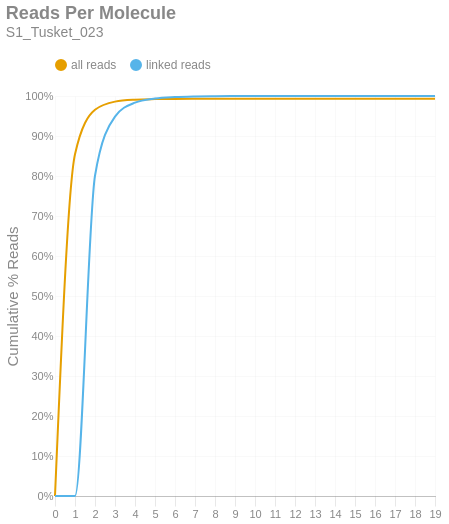

Notebook code for this chart:
### Markdown cell above
### Reads per Molecule
This chart shows the cumulative distribution of the number of reads per linked molecule. That is, how many alignments are associated with a unique molecule. This excludes the number of reads associated with invalid or absent linked-read barcodes. The `linked` histogram is the percentages recalculated when disregarding singletons.

### Code cell
if SKIPLR:
    print_html(f"Skipped")
else:
    counts = np.bincount(valids['reads'].cast(pl.Int64).to_numpy())
    weighted = counts * np.arange(len(counts))
    all_perc = weighted / n_reads
    linked_perc = weighted / n_linked_reads
    linked_perc[1] = 0
    binned_df = pl.DataFrame({
        'readsper': list(range(len(counts))),
        'all reads (cumsum)': np.cumsum(all_perc).tolist(),
        'linked reads (cumsum)': np.cumsum(linked_perc).tolist(),
    })

    with SafeRender(binned_df):
        (
            density_plot(binned_df, 'Reads Per Molecule', samplename, 'readspmol')
            .encode(
                x=alt.X('readsper:O', title=None).axis(labelAngle=0).scale(padding=0),
                y=alt.Y('value:Q', title='Cumulative % Reads').axis(format='%').stack(False),
                color=alt.Color("key:N").scale(domain=["all reads", "linked reads"]),
                tooltip=[
                    alt.Tooltip("key:N", title="Data Type"),
                    alt.Tooltip("readsper:O", title="Reads Per Molecule"),
                    alt.Tooltip("value:Q", format=".2%", title="% Reads (Cum.)")
                ]            
            )
        ).display()

### Figure 1 — Vega-Lite specification as saved in the notebook (floating-point values rounded to 4 significant figures)
{"width": "container", "height": 400, "config": {"title": {"anchor": "start", "dy": -15, "fontSize": 18, "color": "#888888", "subtitleColor": "#888888", "subtitleFontSize": 14}, "arc": {"fill": "#0072B2"}, "axis": {"domainColor": "#888888", "domainWidth": 0.5, "gridWidth": 0.2, "grid": false, "titleFontWeight": 400, "titleFontSize": 15, "labelFontSize": 11, "labelColor": "#888888", "tickColor": "#888888", "tickWidth": 0.2, "titleColor": "#888888"}, "axisBand": {"grid": false}, "axisX": {"grid": true, "tickSize": 10, "domainCap": "round"}, "axisY": {"domain": false, "grid": true, "tickSize": 0, "domainCap": "round"}, "background": "transparent", "header": {"labelFontSize": 15, "labelColor": "#888888", "titleFontSize": 15, "titleFontWeight": 600, "titleColor": "#888888"}, "legend": {"labelFont": "sans-serif", "labelFontSize": 12, "labelColor": "#888888", "symbolSize": 100, "symbolType": "circle", "titleFontSize": 12, "titlePadding": 10, "titleColor": "#888888", "title": null, "orient": "top"}, "range": {"category": ["#E69F00", "#56B4E9", "#009E73", "#F0E442", "#0072B2", "#D55E00", "#CC79A7", "#000000"], "diverging": ["#cfe8f3", "#a2d4ec", "#73bfe2", "#46abdb", "#1696d2", "#12719e"]}, "area": {"fill": "#0072B2", "fillOpacity": 0.7, "line": true, "strokeOpacity": 0.7}, "line": {"color": "#0072B2", "stroke": "#0072B2", "strokeWidth": 2}, "trail": {"color": "#0072B2", "stroke": "#0072B2", "strokeWidth": 0, "size": 1}, "point": {"filled": true, "fillOpacity": 1.0, "size": 95}, "text": {"color": "#888888", "fontSize": 11, "align": "right", "fontWeight": 400, "size": 11}, "bar": {"fill": "#0072B2", "stroke": null}, "view": {"stroke": null, "continuousWidth": 660, "continuousHeight": 400}}, "data": {"name": "data-9a53722c32990982d3b1e62fa54f4551"}, "mark": {"type": "line", "interpolate": "monotone", "point": {"opacity": 0, "size": 275}}, "encoding": {"color": {"field": "key", "scale": {"domain": ["all reads", "linked reads"]}, "type": "nominal"}, "tooltip": [{"field": "key", "title": "Data Type", "type": "nominal"}, {"field": "readsper", "title": "Reads Per Molecule", "type": "ordinal"}, {"field": "value", "format": ".2%", "title": "% Reads (Cum.)", "type": "quantitative"}], "x": {"axis": {"labelAngle": 0}, "field": "readsper", "scale": {"padding": 0}, "title": null, "type": "ordinal"}, "y": {"axis": {"format": "%"}, "field": "value", "stack": false, "title": "Cumulative % Reads", "type": "quantitative"}}, "params": [{"name": "param_c36ac31b6afebe62", "select": {"type": "point", "fields": ["key"]}, "bind": "legend"}], "title": {"text": "Reads Per Molecule", "subtitle": "S1_Tusket_023"}, "transform": [{"fold": ["all reads (cumsum)", "linked reads (cumsum)"]}, {"calculate": "replace(datum.key, ' (cumsum)', '')", "as": "key"}, {"filter": {"param": "param_c36ac31b6afebe62"}}], "usermeta": {"embedOptions": {"downloadFileName": "S1_Tusket_023.readspmol"}}, "$schema": "https://vega.github.io/schema/vega-lite/v6.1.0.json", "datasets": {"data-9a53722c32990982d3b1e62fa54f4551": [{"readsper": 0, "all reads (cumsum)": 0.0, "linked reads (cumsum)": 0.0}, {"readsper": 1, "all reads (cumsum)": 0.8545, "linked reads (cumsum)": 0.0}, {"readsper": 2, "all reads (cumsum)": 0.9655, "linked reads (cumsum)": 0.8006}, {"readsper": 3, "all reads (cumsum)": 0.9859, "linked reads (cumsum)": 0.9485}, {"readsper": 4, "all reads (cumsum)": 0.9908, "linked reads (cumsum)": 0.9835}, {"readsper": 5, "all reads (cumsum)": 0.9922, "linked reads (cumsum)": 0.9938}, {"readsper": 6, "all reads (cumsum)": 0.9927, "linked reads (cumsum)": 0.9974}, {"readsper": 7, "all reads (cumsum)": 0.9929, "linked reads (cumsum)": 0.9989}, {"readsper": 8, "all reads (cumsum)": 0.993, "linked reads (cumsum)": 0.9995}, {"readsper": 9, "all reads (cumsum)": 0.993, "linked reads (cumsum)": 0.9997}, {"readsper": 10, "all reads (cumsum)": 0.9931, "linked reads (cumsum)": 0.9999}, {"readsper": 11, "all reads (cumsum)": 0.9931, "linked reads (cumsum)": 0.9999}, {"readsper": 12, "all reads (cumsum)": 0.9931, "linked reads (cumsum)": 1.0}, {"readsper": 13, "all reads (cumsum)": 0.9931, "linked reads (cumsum)": 1.0}, {"readsper": 14, "all reads (cumsum)": 0.9931, "linked reads (cumsum)": 1.0}, {"readsper": 15, "all reads (cumsum)": 0.9931, "linked reads (cumsum)": 1.0}, {"readsper": 16, "all reads (cumsum)": 0.9931, "linked reads (cumsum)": 1.0}, {"readsper": 17, "all reads (cumsum)": 0.9931, "linked reads (cumsum)": 1.0}, {"readsper": 18, "all reads (cumsum)": 0.9931, "linked reads (cumsum)": 1.0}, {"readsper": 19, "all reads (cumsum)": 0.9931, "linked reads (cumsum)": 1.0}]}}
